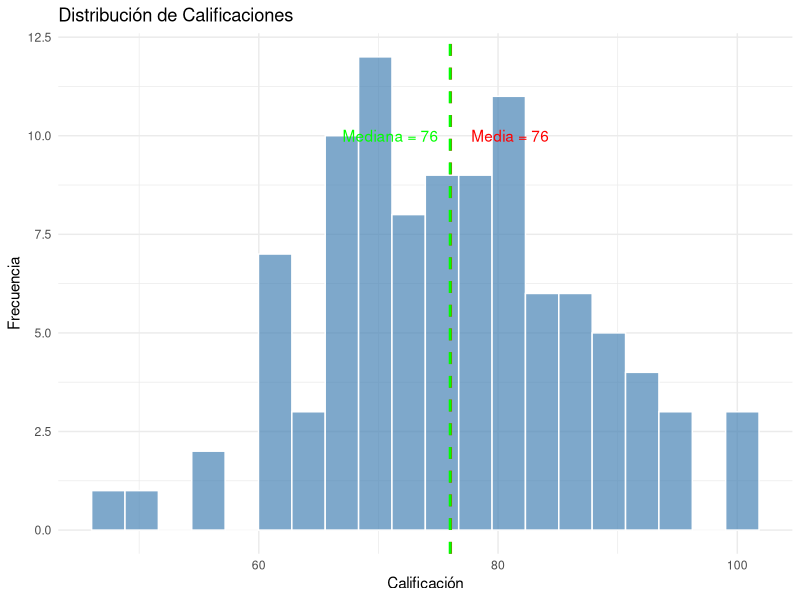

The R script that drew this image: (Note: this script raises an error after producing the figure.)
# =============================================================================
# MÓDULO 4: ESTADÍSTICA CON R
# Lección 1: Estadística Descriptiva
# =============================================================================

# La estadística descriptiva resume y describe características de los datos
# Sin hacer inferencias sobre poblaciones más grandes

# CONTENIDO:
# 1. Medidas de tendencia central
# 2. Medidas de dispersión
# 3. Medidas de posición (cuantiles)
# 4. Distribuciones de frecuencia
# 5. Análisis exploratorio de datos (EDA)

# =============================================================================
# PREPARACIÓN
# =============================================================================

library(ggplot2)
library(dplyr)

# Crear datos de ejemplo: calificaciones de estudiantes
set.seed(123)
estudiantes <- data.frame(
  id = 1:100,
  calificacion = round(rnorm(100, mean = 75, sd = 12)),
  horas_estudio = round(abs(rnorm(100, mean = 15, sd = 5))),
  asistencia = round(runif(100, min = 60, max = 100)),
  grupo = sample(c("A", "B", "C"), 100, replace = TRUE)
)

# Asegurar que las calificaciones estén entre 0 y 100
estudiantes$calificacion <- pmin(pmax(estudiantes$calificacion, 0), 100)

head(estudiantes)

# =============================================================================
# 1. MEDIDAS DE TENDENCIA CENTRAL
# =============================================================================

# La tendencia central indica el "centro" de los datos

# MEDIA (PROMEDIO)
# Suma de todos los valores dividida por el número de observaciones
media_calif <- mean(estudiantes$calificacion)
print(paste("Media de calificaciones:", round(media_calif, 2)))

# Media con datos faltantes
datos_na <- c(10, 20, NA, 30, 40)
mean(datos_na)                    # Devuelve NA
mean(datos_na, na.rm = TRUE)      # Ignora NA: 25

# MEDIANA
# Valor central cuando los datos están ordenados
# Menos sensible a valores extremos que la media
mediana_calif <- median(estudiantes$calificacion)
print(paste("Mediana de calificaciones:", mediana_calif))

# Ejemplo donde media y mediana difieren
ingresos <- c(30000, 32000, 31000, 33000, 35000, 34000, 200000)  # Un valor extremo
print(paste("Media de ingresos:", mean(ingresos)))      # Muy afectada por 200000
print(paste("Mediana de ingresos:", median(ingresos)))  # Más representativa

# MODA
# Valor que más se repite
# R no tiene función built-in para moda, creamos una
calcular_moda <- function(x) {
  tabla <- table(x)
  moda <- as.numeric(names(tabla[tabla == max(tabla)]))
  return(moda)
}

moda_calif <- calcular_moda(estudiantes$calificacion)
print(paste("Moda de calificaciones:", moda_calif))

# EJERCICIO 1: Calcula media, mediana y moda de horas_estudio
# Tu código aquí:




# =============================================================================
# 2. MEDIDAS DE DISPERSIÓN
# =============================================================================

# La dispersión indica qué tan separados están los datos

# RANGO
# Diferencia entre el valor máximo y mínimo
rango_calif <- max(estudiantes$calificacion) - min(estudiantes$calificacion)
print(paste("Rango de calificaciones:", rango_calif))

# Función range() devuelve min y max
range(estudiantes$calificacion)

# VARIANZA
# Promedio de las desviaciones cuadradas respecto a la media
varianza_calif <- var(estudiantes$calificacion)
print(paste("Varianza de calificaciones:", round(varianza_calif, 2)))

# DESVIACIÓN ESTÁNDAR
# Raíz cuadrada de la varianza (en las mismas unidades que los datos)
desv_est_calif <- sd(estudiantes$calificacion)
print(paste("Desviación estándar:", round(desv_est_calif, 2)))

# Interpretación: En promedio, las calificaciones se desvían
# ±12 puntos de la media

# COEFICIENTE DE VARIACIÓN
# Desviación estándar relativa a la media (en porcentaje)
# Útil para comparar dispersión de variables con diferentes escalas
cv_calif <- (desv_est_calif / media_calif) * 100
print(paste("Coeficiente de variación:", round(cv_calif, 2), "%"))

# RANGO INTERCUARTÍLICO (IQR)
# Diferencia entre el percentil 75 y el percentil 25
# Menos sensible a valores extremos
iqr_calif <- IQR(estudiantes$calificacion)
print(paste("Rango intercuartílico:", round(iqr_calif, 2)))

# EJERCICIO 2: Calcula todas las medidas de dispersión para asistencia
# Tu código aquí:




# =============================================================================
# 3. MEDIDAS DE POSICIÓN (CUANTILES)
# =============================================================================

# Los cuantiles dividen los datos ordenados en partes iguales

# CUARTILES (dividen en 4 partes)
cuartiles <- quantile(estudiantes$calificacion, probs = c(0.25, 0.5, 0.75))
print("Cuartiles:")
print(cuartiles)

# PERCENTILES
# Percentil 90: el 90% de los datos están por debajo de este valor
percentiles <- quantile(estudiantes$calificacion, probs = seq(0, 1, 0.1))
print("Percentiles (cada 10%):")
print(percentiles)

# Percentiles específicos
p25 <- quantile(estudiantes$calificacion, 0.25)
p50 <- quantile(estudiantes$calificacion, 0.50)  # = mediana
p75 <- quantile(estudiantes$calificacion, 0.75)
p90 <- quantile(estudiantes$calificacion, 0.90)

print(paste("25% de estudiantes tiene calificación <=", p25))
print(paste("50% de estudiantes tiene calificación <=", p50))
print(paste("75% de estudiantes tiene calificación <=", p75))
print(paste("90% de estudiantes tiene calificación <=", p90))

# DECILES (dividen en 10 partes)
deciles <- quantile(estudiantes$calificacion, probs = seq(0.1, 0.9, 0.1))
print("Deciles:")
print(deciles)

# EJERCICIO 3: Encuentra:
# 1. El percentil 95 de horas_estudio
# 2. Los cuartiles de asistencia
# Tu código aquí:




# =============================================================================
# 4. RESUMEN ESTADÍSTICO COMPLETO
# =============================================================================

# summary() proporciona un resumen rápido
summary(estudiantes$calificacion)

# Resumen de todo el data frame
summary(estudiantes)

# Resumen personalizado con dplyr
resumen_completo <- estudiantes %>%
  summarise(
    n = n(),
    media = mean(calificacion),
    mediana = median(calificacion),
    desv_est = sd(calificacion),
    minimo = min(calificacion),
    maximo = max(calificacion),
    q25 = quantile(calificacion, 0.25),
    q75 = quantile(calificacion, 0.75),
    iqr = IQR(calificacion)
  )

print(resumen_completo)

# Resumen por grupo
resumen_por_grupo <- estudiantes %>%
  group_by(grupo) %>%
  summarise(
    n = n(),
    media = round(mean(calificacion), 2),
    mediana = median(calificacion),
    desv_est = round(sd(calificacion), 2),
    min = min(calificacion),
    max = max(calificacion)
  )

print(resumen_por_grupo)

# EJERCICIO 4: Crea un resumen por grupo de horas_estudio
# Incluye: n, media, mediana, desv_est
# Tu código aquí:




# =============================================================================
# 5. DISTRIBUCIONES DE FRECUENCIA
# =============================================================================

# TABLA DE FRECUENCIAS ABSOLUTAS
tabla_grupos <- table(estudiantes$grupo)
print("Frecuencia absoluta por grupo:")
print(tabla_grupos)

# TABLA DE FRECUENCIAS RELATIVAS
tabla_grupos_rel <- prop.table(tabla_grupos)
print("Frecuencia relativa por grupo:")
print(tabla_grupos_rel)

# En porcentaje
tabla_grupos_pct <- prop.table(tabla_grupos) * 100
print("Frecuencia en porcentaje:")
print(round(tabla_grupos_pct, 2))

# CATEGORIZAR VARIABLES CONTINUAS
# Crear categorías de calificaciones
estudiantes <- estudiantes %>%
  mutate(
    categoria_calif = cut(
      calificacion,
      breaks = c(0, 60, 70, 80, 90, 100),
      labels = c("Reprobado", "Regular", "Bueno", "Muy Bueno", "Excelente"),
      include.lowest = TRUE
    )
  )

# Tabla de frecuencias de categorías
tabla_categorias <- table(estudiantes$categoria_calif)
print("Distribución de calificaciones por categoría:")
print(tabla_categorias)

# Con porcentajes
tabla_cat_pct <- prop.table(tabla_categorias) * 100
print("Distribución en porcentaje:")
print(round(tabla_cat_pct, 2))

# TABLA DE CONTINGENCIA (dos variables)
tabla_contingencia <- table(estudiantes$grupo, estudiantes$categoria_calif)
print("Tabla de contingencia Grupo x Categoría:")
print(tabla_contingencia)

# Proporciones por fila
prop.table(tabla_contingencia, margin = 1) * 100  # margin = 1: por fila

# Proporciones por columna
prop.table(tabla_contingencia, margin = 2) * 100  # margin = 2: por columna

# EJERCICIO 5: Crea categorías para horas_estudio:
# "Poco" (0-10), "Medio" (10-20), "Mucho" (>20)
# Crea una tabla de frecuencias
# Tu código aquí:




# =============================================================================
# 6. ANÁLISIS EXPLORATORIO DE DATOS (EDA) CON VISUALIZACIÓN
# =============================================================================

# Combinar estadísticas con gráficos para entender los datos

# 1. HISTOGRAMA con estadísticas
media <- mean(estudiantes$calificacion)
mediana <- median(estudiantes$calificacion)

ggplot(estudiantes, aes(x = calificacion)) +
  geom_histogram(bins = 20, fill = "steelblue", color = "white", alpha = 0.7) +
  geom_vline(aes(xintercept = media), color = "red", linetype = "dashed", size = 1) +
  geom_vline(aes(xintercept = mediana), color = "green", linetype = "dashed", size = 1) +
  annotate("text", x = media + 5, y = 10, label = paste("Media =", round(media, 1)), color = "red") +
  annotate("text", x = mediana - 5, y = 10, label = paste("Mediana =", round(mediana, 1)), color = "green") +
  labs(
    title = "Distribución de Calificaciones",
    x = "Calificación",
    y = "Frecuencia"
  ) +
  theme_minimal()

# 2. BOXPLOT con resumen estadístico
ggplot(estudiantes, aes(y = calificacion)) +
  geom_boxplot(fill = "lightblue", alpha = 0.7) +
  stat_summary(fun = mean, geom = "point", shape = 23, size = 3, fill = "red") +
  labs(
    title = "Diagrama de Caja de Calificaciones",
    subtitle = "El rombo rojo indica la media",
    y = "Calificación"
  ) +
  theme_minimal()

# 3. BOXPLOT por grupo
ggplot(estudiantes, aes(x = grupo, y = calificacion, fill = grupo)) +
  geom_boxplot(alpha = 0.7) +
  stat_summary(fun = mean, geom = "point", shape = 23, size = 3, fill = "red") +
  labs(
    title = "Comparación de Calificaciones por Grupo",
    x = "Grupo",
    y = "Calificación"
  ) +
  theme_minimal()

# 4. GRÁFICO DE DENSIDAD comparando grupos
ggplot(estudiantes, aes(x = calificacion, fill = grupo)) +
  geom_density(alpha = 0.5) +
  labs(
    title = "Distribución de Calificaciones por Grupo",
    x = "Calificación",
    y = "Densidad"
  ) +
  theme_minimal()

# 5. GRÁFICO DE DISPERSIÓN con tendencia
ggplot(estudiantes, aes(x = horas_estudio, y = calificacion)) +
  geom_point(alpha = 0.5, color = "steelblue") +
  geom_smooth(method = "lm", color = "red", se = TRUE) +
  labs(
    title = "Relación entre Horas de Estudio y Calificación",
    x = "Horas de Estudio",
    y = "Calificación"
  ) +
  theme_minimal()

# =============================================================================
# EJEMPLO PRÁCTICO: REPORTE ESTADÍSTICO COMPLETO
# =============================================================================

print("======================================================")
print("REPORTE ESTADÍSTICO: CALIFICACIONES DE ESTUDIANTES")
print("======================================================")
print("")

# Información general
print(paste("Total de estudiantes:", nrow(estudiantes)))
print(paste("Grupos analizados:", paste(unique(estudiantes$grupo), collapse = ", ")))
print("")

# Estadísticas descriptivas generales
print("--- ESTADÍSTICAS GENERALES DE CALIFICACIONES ---")
print(paste("Media:", round(mean(estudiantes$calificacion), 2)))
print(paste("Mediana:", median(estudiantes$calificacion)))
print(paste("Desviación estándar:", round(sd(estudiantes$calificacion), 2)))
print(paste("Coeficiente de variación:", round(cv_calif, 2), "%"))
print(paste("Rango:", rango_calif))
print(paste("Mínimo:", min(estudiantes$calificacion)))
print(paste("Máximo:", max(estudiantes$calificacion)))
print("")

# Cuartiles
print("--- CUARTILES ---")
print(quantile(estudiantes$calificacion))
print("")

# Distribución por categorías
print("--- DISTRIBUCIÓN POR CATEGORÍAS ---")
dist_categorias <- prop.table(table(estudiantes$categoria_calif)) * 100
print(round(dist_categorias, 2))
print("")

# Comparación por grupos
print("--- COMPARACIÓN POR GRUPOS ---")
print(resumen_por_grupo)
print("")

# Correlación con horas de estudio
correlacion <- cor(estudiantes$horas_estudio, estudiantes$calificacion)
print(paste("Correlación calificación-horas estudio:", round(correlacion, 3)))

# =============================================================================
# RESUMEN DE LA LECCIÓN
# =============================================================================
# ✓ Tendencia central: mean(), median(), moda
# ✓ Dispersión: var(), sd(), IQR(), range()
# ✓ Posición: quantile(), percentiles, cuartiles
# ✓ Frecuencias: table(), prop.table()
# ✓ Resumen: summary()
# ✓ Visualización: histogramas, boxplots, densidad

# =============================================================================
# ¡Felicidades! Has completado la Lección 1 del Módulo 4
# Continúa con leccion2_estadistica_inferencial.R
# =============================================================================
